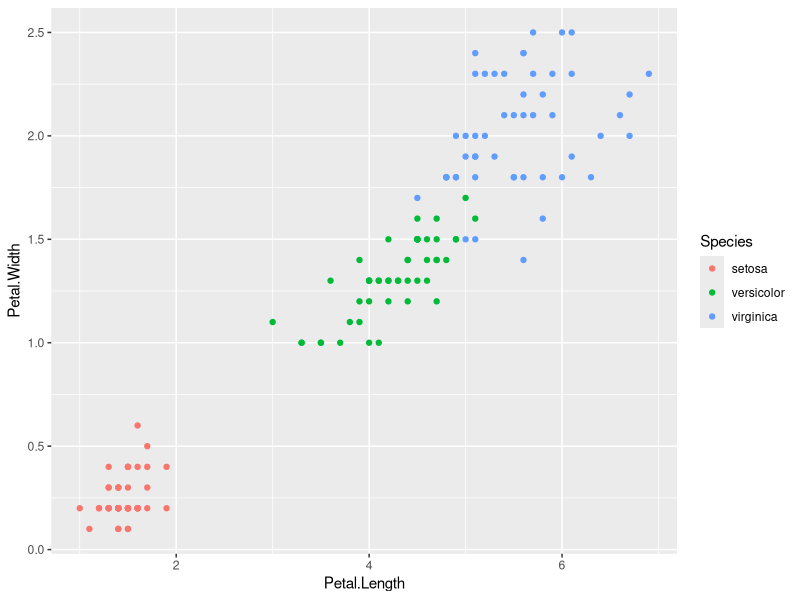
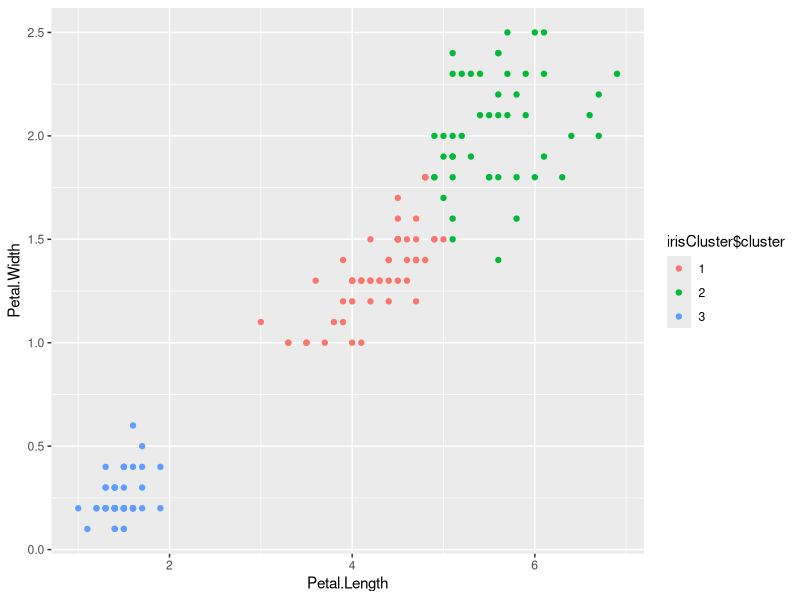
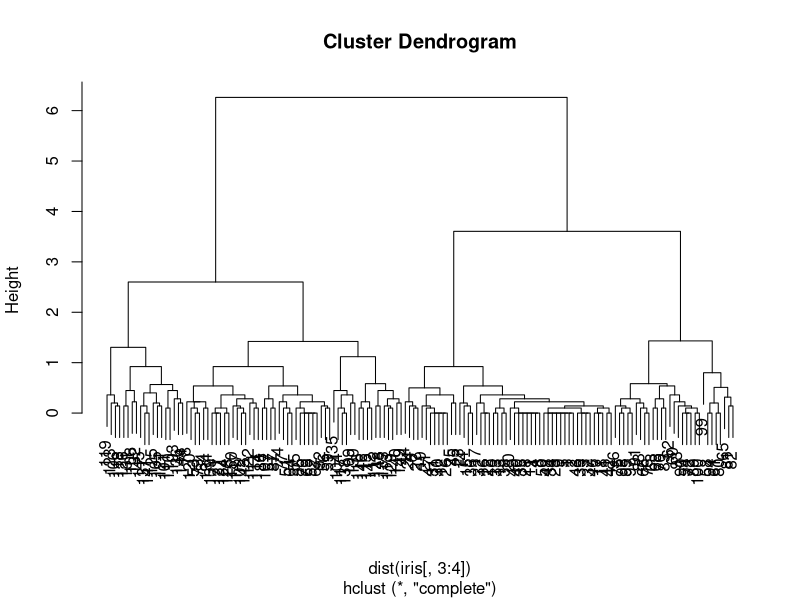
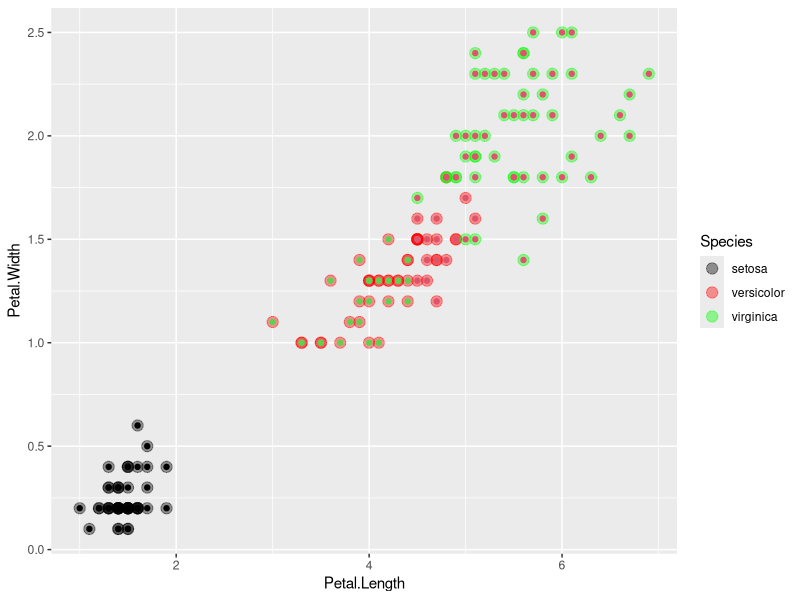
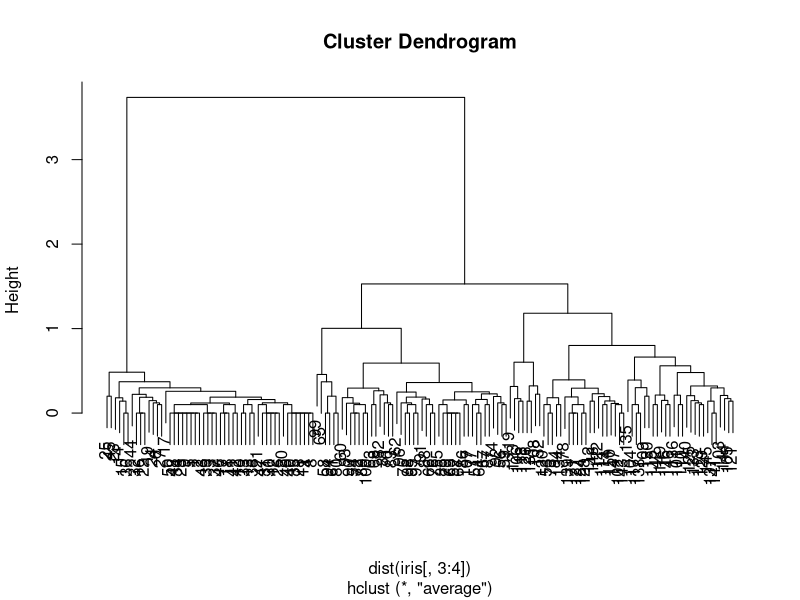
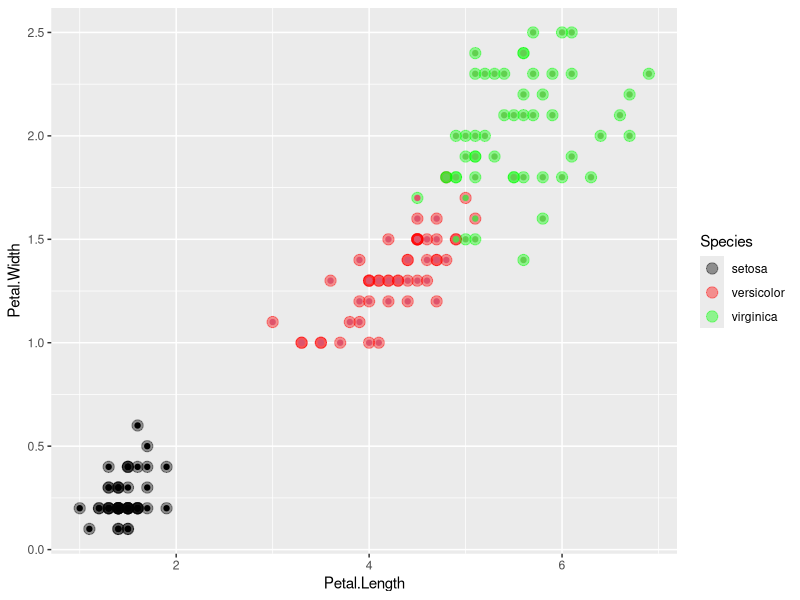

Write the R code that produced these figures, in order.
## K Means Clustering

head(iris)
library(ggplot2)
## Plotting relation Petal.Length and Petal.Width. For 
ggplot(iris, aes(Petal.Length, Petal.Width, color = Species)) + geom_point()

set.seed(20) # seed is set so that randomization gives the same result every time

irisCluster <- kmeans(iris[, 3:4], 3, nstart = 20)
irisCluster
## Table showing the result of  clustering
table(irisCluster$cluster, iris$Species)
## As the species is a factor or a nominal value, we convert it to a factor

irisCluster$cluster <- as.factor(irisCluster$cluster)
## Now plotting shows the diagram in distinct colors
ggplot(iris, aes(Petal.Length, Petal.Width, color = irisCluster$cluster)) + geom_point()



## Agglomerative Clustering

head(iris)
## Clustering using the same as previous, petal length and petal width
## Default clustering method is complete linkage
clusters <- hclust(dist(iris[, 3:4])) 
plot(clusters) 
clusterCut <- cutree(clusters, 3)
table(clusterCut, iris$Species) ## Table fn counts and shows how many are there

## Inner point shows the predicted value and outer point shows original value
ggplot(iris, aes(Petal.Length, Petal.Width, color = Species)) + geom_point(alpha = 0.4, size = 3.5) + geom_point(col = clusterCut) + scale_color_manual(values = c('black', 'red', 'green'))


## use method average for average linkage
clusters <- hclust(dist(iris[, 3:4]), method = 'average') 
plot(clusters) 
clusterCut <- cutree(clusters, 3) 
table(clusterCut, iris$Species) 
## Inner point shows the predicted value and outer point shows original value
ggplot(iris, aes(Petal.Length, Petal.Width, color = Species)) + geom_point(alpha = 0.4, size = 3.5) + geom_point(col = clusterCut) + scale_color_manual(values = c('black', 'red', 'green'))
